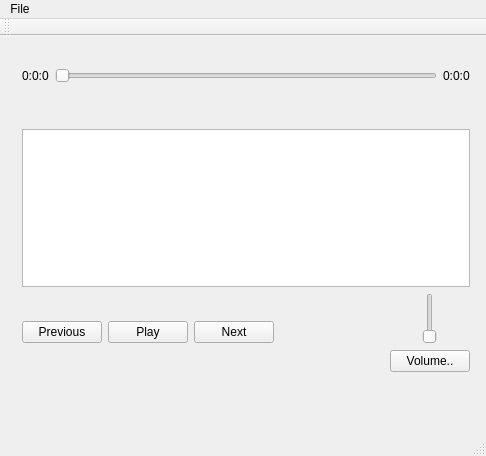
<?xml version="1.0" encoding="UTF-8"?>
<ui version="4.0">
 <class>PlayerClass</class>
 <widget class="QMainWindow" name="PlayerClass">
  <property name="geometry">
   <rect>
    <x>0</x>
    <y>0</y>
    <width>486</width>
    <height>456</height>
   </rect>
  </property>
  <property name="sizePolicy">
   <sizepolicy hsizetype="Expanding" vsizetype="Expanding">
    <horstretch>0</horstretch>
    <verstretch>0</verstretch>
   </sizepolicy>
  </property>
  <property name="windowTitle">
   <string>Player</string>
  </property>
  <property name="windowIcon">
   <iconset>
    <normaloff>Player.ico</normaloff>Player.ico</iconset>
  </property>
  <property name="layoutDirection">
   <enum>Qt::LeftToRight</enum>
  </property>
  <widget class="QWidget" name="centralWidget">
   <widget class="QWidget" name="layoutWidget">
    <property name="geometry">
     <rect>
      <x>11</x>
      <y>21</y>
      <width>470</width>
      <height>326</height>
     </rect>
    </property>
    <layout class="QVBoxLayout" name="verticalLayout_2">
     <item>
      <layout class="QHBoxLayout" name="horizontalLayout_2">
       <item>
        <widget class="QLabel" name="playTime">
         <property name="text">
          <string>0:0:0</string>
         </property>
        </widget>
       </item>
       <item>
        <widget class="QSlider" name="progressBar">
         <property name="orientation">
          <enum>Qt::Horizontal</enum>
         </property>
        </widget>
       </item>
       <item>
        <widget class="QLabel" name="TotalTime">
         <property name="text">
          <string>0:0:0</string>
         </property>
        </widget>
       </item>
      </layout>
     </item>
     <item>
      <widget class="QLabel" name="LabelLyricDetection">
       <property name="text">
        <string/>
       </property>
       <property name="alignment">
        <set>Qt::AlignCenter</set>
       </property>
      </widget>
     </item>
     <item>
      <widget class="QLabel" name="LabelLyricFileCheck">
       <property name="sizePolicy">
        <sizepolicy hsizetype="Preferred" vsizetype="Preferred">
         <horstretch>0</horstretch>
         <verstretch>0</verstretch>
        </sizepolicy>
       </property>
       <property name="layoutDirection">
        <enum>Qt::LeftToRight</enum>
       </property>
       <property name="text">
        <string/>
       </property>
       <property name="alignment">
        <set>Qt::AlignCenter</set>
       </property>
      </widget>
     </item>
     <item>
      <widget class="QListWidget" name="SongList"/>
     </item>
     <item>
      <layout class="QHBoxLayout" name="horizontalLayout">
       <item>
        <widget class="QPushButton" name="btnPrevious">
         <property name="text">
          <string>Previous</string>
         </property>
        </widget>
       </item>
       <item>
        <widget class="QPushButton" name="btnPlay">
         <property name="text">
          <string>Play</string>
         </property>
        </widget>
       </item>
       <item>
        <widget class="QPushButton" name="btnNext">
         <property name="text">
          <string>Next</string>
         </property>
        </widget>
       </item>
       <item>
        <spacer name="horizontalSpacer">
         <property name="orientation">
          <enum>Qt::Horizontal</enum>
         </property>
         <property name="sizeHint" stdset="0">
          <size>
           <width>40</width>
           <height>20</height>
          </size>
         </property>
        </spacer>
       </item>
       <item>
        <spacer name="horizontalSpacer_2">
         <property name="orientation">
          <enum>Qt::Horizontal</enum>
         </property>
         <property name="sizeHint" stdset="0">
          <size>
           <width>40</width>
           <height>20</height>
          </size>
         </property>
        </spacer>
       </item>
       <item>
        <spacer name="horizontalSpacer_3">
         <property name="orientation">
          <enum>Qt::Horizontal</enum>
         </property>
         <property name="sizeHint" stdset="0">
          <size>
           <width>40</width>
           <height>20</height>
          </size>
         </property>
        </spacer>
       </item>
       <item>
        <layout class="QVBoxLayout" name="verticalLayout">
         <item>
          <widget class="QSlider" name="VolumeSlider">
           <property name="sizePolicy">
            <sizepolicy hsizetype="Preferred" vsizetype="Expanding">
             <horstretch>0</horstretch>
             <verstretch>0</verstretch>
            </sizepolicy>
           </property>
           <property name="orientation">
            <enum>Qt::Vertical</enum>
           </property>
          </widget>
         </item>
         <item>
          <widget class="QPushButton" name="btnVolume">
           <property name="sizePolicy">
            <sizepolicy hsizetype="Minimum" vsizetype="Fixed">
             <horstretch>0</horstretch>
             <verstretch>0</verstretch>
            </sizepolicy>
           </property>
           <property name="text">
            <string>Volume..</string>
           </property>
          </widget>
         </item>
        </layout>
       </item>
      </layout>
     </item>
    </layout>
   </widget>
  </widget>
  <widget class="QMenuBar" name="menuBar">
   <property name="geometry">
    <rect>
     <x>0</x>
     <y>0</y>
     <width>486</width>
     <height>17</height>
    </rect>
   </property>
   <widget class="QMenu" name="menuAdd">
    <property name="title">
     <string>File</string>
    </property>
    <widget class="QMenu" name="AddFiles">
     <property name="title">
      <string>Add</string>
     </property>
     <addaction name="actionAddSong"/>
    </widget>
    <addaction name="AddFiles"/>
   </widget>
   <addaction name="menuAdd"/>
  </widget>
  <widget class="QToolBar" name="mainToolBar">
   <attribute name="toolBarArea">
    <enum>TopToolBarArea</enum>
   </attribute>
   <attribute name="toolBarBreak">
    <bool>false</bool>
   </attribute>
  </widget>
  <widget class="QStatusBar" name="statusBar"/>
  <action name="actionAddSong">
   <property name="icon">
    <iconset theme="F:/C++/icons/Song.png">
     <normaloff>.</normaloff>.</iconset>
   </property>
   <property name="text">
    <string>Song..</string>
   </property>
  </action>
  <action name="actionPlay">
   <property name="text">
    <string>播放</string>
   </property>
   <property name="toolTip">
    <string>开始播放</string>
   </property>
  </action>
  <action name="actionPause">
   <property name="text">
    <string>暂停</string>
   </property>
   <property name="toolTip">
    <string>已暂停</string>
   </property>
  </action>
  <action name="actionNext">
   <property name="text">
    <string>下一曲</string>
   </property>
  </action>
  <action name="actionPrevious">
   <property name="text">
    <string>上一曲</string>
   </property>
  </action>
  <action name="actionExit">
   <property name="text">
    <string>退出</string>
   </property>
  </action>
 </widget>
 <layoutdefault spacing="6" margin="11"/>
 <resources/>
 <connections/>
</ui>
